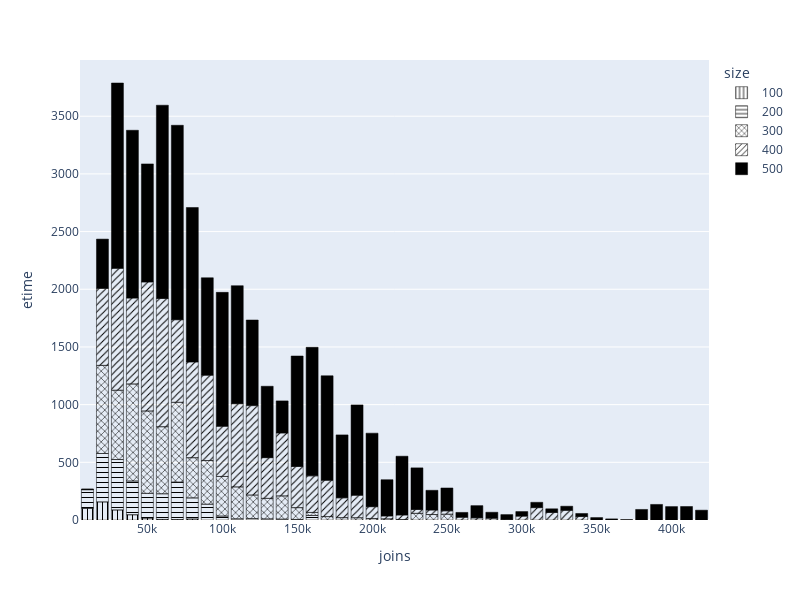

The code cell stored with this chart in its notebook:
### Markdown cell above
お手本では、データセットの区別は色ではなく白黒の模様で表現しています。模様の指定方法はすこし複雑ですが、以下のように設定できます。

### Code cell
fig = px.bar(cnm_series, x='joins', y='etime',
             pattern_shape='size', pattern_shape_sequence=['|', '-', 'x', '/', ''],
             width=800, height=600)

fig.update_traces(
    marker=dict(color='black', line_color='black',
                pattern_fillmode='replace', pattern_size=5)
)

### Figure 1 — Plotly figure (JSON) as saved in the notebook; plotly's stock layout.template omitted (floating-point values rounded to 4 significant figures)
{"data": [{"alignmentgroup": "True", "hovertemplate": "size=100<br>joins=%{x}<br>etime=%{y}<extra></extra>", "legendgroup": "100", "marker": {"color": "black", "line": {"color": "black"}, "pattern": {"fillmode": "replace", "shape": "|", "size": 5}}, "name": "100", "offsetgroup": "100", "orientation": "v", "showlegend": true, "textposition": "auto", "type": "bar", "x": [10000, 20000, 30000, 40000, 50000, 60000, 70000, 80000], "xaxis": "x", "y": [100.1, 156.4, 86.44, 45.19, 15.94, 4.991, 3.336, 8.231], "yaxis": "y"}, {"alignmentgroup": "True", "hovertemplate": "size=200<br>joins=%{x}<br>etime=%{y}<extra></extra>", "legendgroup": "200", "marker": {"color": "black", "line": {"color": "black"}, "pattern": {"fillmode": "replace", "shape": "-", "size": 5}}, "name": "200", "offsetgroup": "200", "orientation": "v", "showlegend": true, "textposition": "auto", "type": "bar", "x": [10000, 20000, 30000, 40000, 50000, 60000, 70000, 80000, 90000, 100000, 110000, 120000, 130000, 140000, 150000, 160000], "xaxis": "x", "y": [162.2, 420.2, 437.8, 292.2, 214.8, 222.1, 324.6, 182.8, 136.5, 33.72, 9.56, 11.77, 8.751, 6.991, 4.76, 39.36], "yaxis": "y"}, {"alignmentgroup": "True", "hovertemplate": "size=300<br>joins=%{x}<br>etime=%{y}<extra></extra>", "legendgroup": "300", "marker": {"color": "black", "line": {"color": "black"}, "pattern": {"fillmode": "replace", "shape": "x", "size": 5}}, "name": "300", "offsetgroup": "300", "orientation": "v", "showlegend": true, "textposition": "auto", "type": "bar", "x": [10000, 20000, 30000, 40000, 50000, 60000, 70000, 80000, 90000, 100000, 110000, 120000, 130000, 140000, 150000, 160000, 170000, 180000, 190000, 200000, 210000, 220000, 230000, 240000, 250000], "xaxis": "x", "y": [3.353, 763.5, 600.2, 841.2, 713.6, 581.2, 692.0, 348.7, 378.8, 343.7, 276.9, 204.1, 178.7, 201.6, 102.2, 26.19, 29.37, 20.31, 19.23, 13.24, 9.365, 3.109, 57.56, 47.34, 49.9], "yaxis": "y"}, {"alignmentgroup": "True", "hovertemplate": "size=400<br>joins=%{x}<br>etime=%{y}<extra></extra>", "legendgroup": "400", "marker": {"color": "black", "line": {"color": "black"}, "pattern": {"fillmode": "replace", "shape": "/", "size": 5}}, "name": "400", "offsetgroup": "400", "orientation": "v", "showlegend": true, "textposition": "auto", "type": "bar", "x": [10000, 20000, 30000, 40000, 50000, 60000, 70000, 80000, 90000, 100000, 110000, 120000, 130000, 140000, 150000, 160000, 170000, 180000, 190000, 200000, 210000, 220000, 230000, 240000, 250000, 260000, 270000, 280000, 290000, 300000, 310000, 320000, 330000, 340000], "xaxis": "x", "y": [0.32, 667.5, 1057.0, 745.2, 1119.0, 1112.0, 716.0, 830.4, 740.1, 434.7, 721.4, 775.6, 353.0, 545.6, 356.7, 317.1, 314.7, 171.8, 195.2, 102.2, 25.51, 40.25, 33.39, 38.97, 29.43, 23.57, 18.2, 15.11, 4.41, 33.39, 106.9, 64.98, 83.6, 30.17], "yaxis": "y"}, {"alignmentgroup": "True", "hovertemplate": "size=500<br>joins=%{x}<br>etime=%{y}<extra></extra>", "legendgroup": "500", "marker": {"color": "black", "line": {"color": "black"}, "pattern": {"fillmode": "replace", "shape": "", "size": 5}}, "name": "500", "offsetgroup": "500", "orientation": "v", "showlegend": true, "textposition": "auto", "type": "bar", "x": [10000, 20000, 30000, 40000, 50000, 60000, 70000, 80000, 90000, 100000, 110000, 120000, 130000, 140000, 150000, 160000, 170000, 180000, 190000, 200000, 210000, 220000, 230000, 240000, 250000, 260000, 270000, 280000, 290000, 300000, 310000, 320000, 330000, 340000, 350000, 360000, 370000, 380000, 390000, 400000, 410000, 420000], "xaxis": "x", "y": [0.331, 427.2, 1607.0, 1454.0, 1023.0, 1675.0, 1686.0, 1339.0, 844.2, 1161.0, 1023.0, 742.1, 618.9, 278.0, 957.8, 1114.0, 906.0, 545.3, 783.3, 637.3, 314.3, 509.5, 361.0, 171.1, 198.2, 42.25, 106.4, 52.0, 42.52, 39.81, 46.37, 32.05, 35.81, 26.36, 21.09, 9.686, 3.79, 91.51, 135.0, 116.3, 117.0, 85.1], "yaxis": "y"}], "layout": {"barmode": "relative", "height": 600, "legend": {"title": {"text": "size"}, "tracegroupgap": 0}, "margin": {"t": 60}, "width": 800, "xaxis": {"anchor": "y", "domain": [0, 1], "title": {"text": "joins"}}, "yaxis": {"anchor": "x", "domain": [0, 1], "title": {"text": "etime"}}}}
